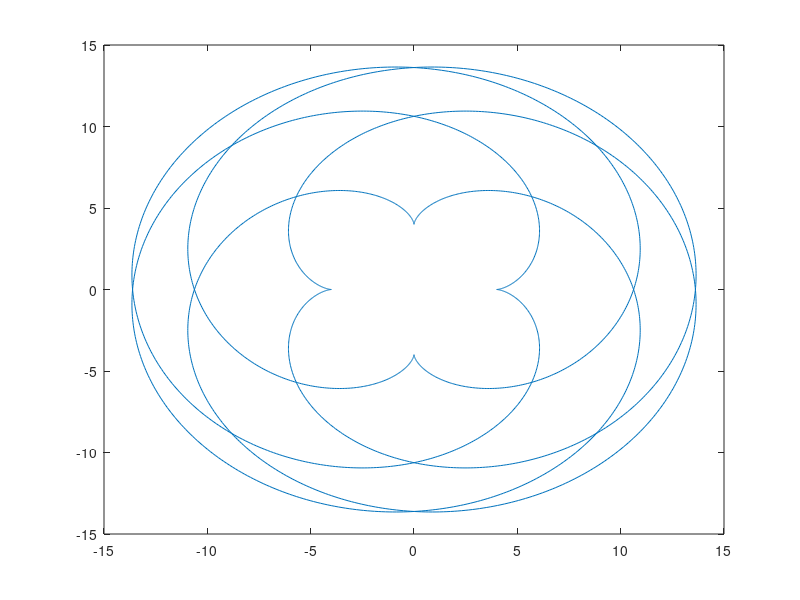

Here is the MATLAB script that generated this plot:
% Plot the epicycloid for given a,b
% x(t) = (a+b)cos(t) - b(cos(a/b+1)t)
% x(t) = (a+b)sin(t) - b(sin(a/b+1)t)
% t belongs to [0, 10pi]
t = 0 : 0.01 : 10*pi;
a = 4;
b = 5;
x = (a+b)*cos(t) - b*cos((a/b+1)*t)
y = (a+b)*sin(t) - b*sin((a/b+1)*t)
plot(x,y)
